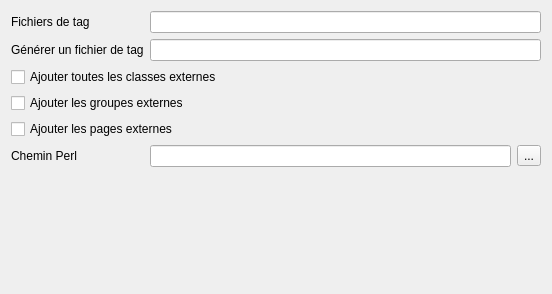
     <widget class="QWidget" name="page_externRefConf">
      <property name="geometry">
       <rect>
        <x>0</x>
        <y>0</y>
        <width>552</width>
        <height>294</height>
       </rect>
      </property>
      <attribute name="label">
       <string>Configuration des références externes</string>
      </attribute>
      <layout class="QFormLayout" name="formLayout_25">
       <item row="0" column="0">
        <widget class="QLabel" name="label_tagfiles">
         <property name="toolTip">
          <string>Permet de spécifier des fichiers de
tags avec le chemin vers la doc
qu'ils représentent. Ceci doit être
de la forme : file=loc.</string>
         </property>
         <property name="statusTip">
          <string>TAGFILES</string>
         </property>
         <property name="text">
          <string>Fichiers de tag</string>
         </property>
        </widget>
       </item>
       <item row="0" column="1">
        <widget class="QLineEdit" name="lineEdit_tagfiles">
         <property name="statusTip">
          <string>TAGFILES</string>
         </property>
        </widget>
       </item>
       <item row="2" column="0">
        <widget class="QLabel" name="label_generateTagfile">
         <property name="toolTip">
          <string>Permet de spécifier un nom de
fichier de tag pour les fichiers
passés en entrée de Doxygen.</string>
         </property>
         <property name="statusTip">
          <string>GENERATE_TAGFILE</string>
         </property>
         <property name="text">
          <string>Générer un fichier de tag</string>
         </property>
        </widget>
       </item>
       <item row="2" column="1">
        <widget class="QLineEdit" name="lineEdit_generateTagfile">
         <property name="statusTip">
          <string>GENERATE_TAGFILE</string>
         </property>
        </widget>
       </item>
       <item row="4" column="0" colspan="2">
        <widget class="QCheckBox" name="checkBox_allexternals">
         <property name="toolTip">
          <string>Si coché, toutes les classes externes
seront listées dans l'index. Sinon,
seules les classes héritées seront
incluses.
Par défaut : non coché</string>
         </property>
         <property name="statusTip">
          <string>ALLEXTERNALS</string>
         </property>
         <property name="text">
          <string>Ajouter toutes les classes externes</string>
         </property>
        </widget>
       </item>
       <item row="5" column="0" colspan="2">
        <widget class="QCheckBox" name="checkBox_externalGroups">
         <property name="toolTip">
          <string>Si coché, les groupes externes
seront ajoutés à l'index. Sinon,
seuls les groupes du projet
seront ajoutés à l'index.
Par défaut : coché</string>
         </property>
         <property name="statusTip">
          <string>EXTERNAL_GROUPS</string>
         </property>
         <property name="text">
          <string>Ajouter les groupes externes</string>
         </property>
        </widget>
       </item>
       <item row="6" column="0" colspan="2">
        <widget class="QCheckBox" name="checkBox_externalPages">
         <property name="toolTip">
          <string>Si coché, les pages externes seront
ajoutés à l'index. Sinon, seules les
pages du projet seront ajoutés à
l'index.
Par défaut : coché</string>
         </property>
         <property name="statusTip">
          <string>EXTERNAL_PAGES</string>
         </property>
         <property name="text">
          <string>Ajouter les pages externes</string>
         </property>
        </widget>
       </item>
       <item row="7" column="0">
        <widget class="QLabel" name="label_perlPath">
         <property name="toolTip">
          <string>Spécifie le chemin absolu vers le
script interpréteur Perl.
Par défaut : /usr/bin/perl</string>
         </property>
         <property name="statusTip">
          <string>PERL_PATH</string>
         </property>
         <property name="text">
          <string>Chemin Perl</string>
         </property>
        </widget>
       </item>
       <item row="7" column="1">
        <layout class="QHBoxLayout" name="horizontalLayout_25">
         <item>
          <widget class="QLineEdit" name="lineEdit_perlPath">
           <property name="statusTip">
            <string>PERL_PATH</string>
           </property>
          </widget>
         </item>
         <item>
          <widget class="QToolButton" name="toolButton_perlPath">
           <property name="statusTip">
            <string>PERL_PATH</string>
           </property>
           <property name="text">
            <string>...</string>
           </property>
          </widget>
         </item>
        </layout>
       </item>
      </layout>
     </widget>
